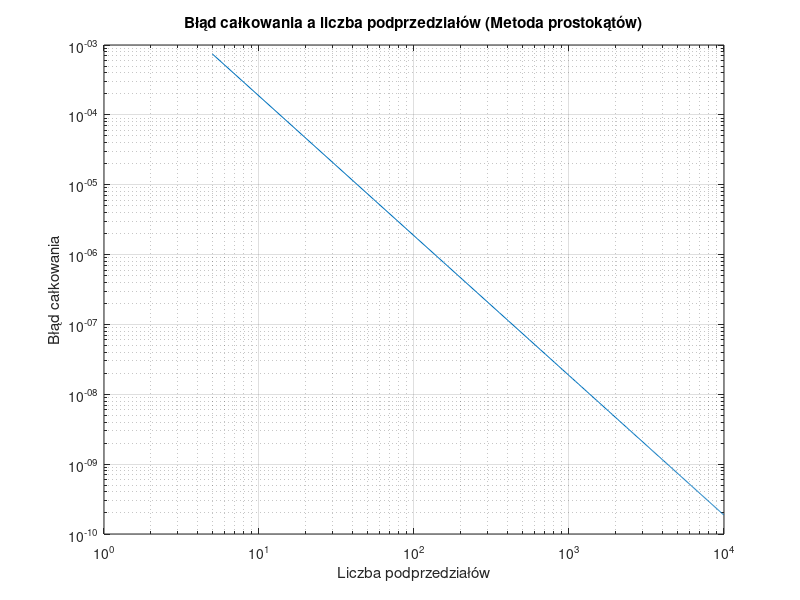

Source code (MATLAB):
function [ft_5, integral_1000, Nt, integration_error] = midpoint_rule_accuracy_evaluation()
    % Funkcja służy do numerycznego obliczania całki oznaczonej metodą prostokątów
    % (wariant z punktem środkowym) z funkcji gęstości prawdopodobieństwa awarii
    % urządzenia elektronicznego. Jej celem jest porównanie dokładności obliczeń
    % w zależności od liczby zastosowanych podprzedziałów całkowania.
    %
    % ft_5 – wartość funkcji gęstości prawdopodobieństwa obliczona dla t = 5.
    %
    % integral_1000 – przybliżona wartość całki oznaczonej na przedziale [0, 5]
    %   wyznaczona metodą prostokątów dla liczby podprzedziałów wynoszącej 1000.
    %
    % integration_error – wektor zawierający błędy bezwzględne numerycznego
    %   wyznaczenia wartości całki oznaczonej. Wartość integration_error(1,i)
    %   oznacza błąd obliczenia całki dla Nt(1,i) podprzedziałów:
    %   integration_error(1, i) = abs(integral_approximation - reference_value),
    %   gdzie reference_value to wzorcowa wartość całki.
    %
    % Nt – wektor wierszowy zawierający liczby podprzedziałów całkowania,
    %   dla których wyznaczane są przybliżenia całki i obliczany jest błąd.

    reference_value = 0.0473612919396179; % wartość wzorcowa całki

    ft_5 = failure_density_function(5);
    N = 1000; % liczba podprzedziałów całkowania
    x = linspace(0,5,N+1); % liczba punktów = liczba podprzedziałów całkowania + 1
    integral_1000 = midpoint_rule(x);

    Nt = 5:50:10^4;
    integration_error = zeros(1, length(Nt));
    
    for i = 1:length(Nt)
        x = linspace(0, 5, Nt(i)+1);
        integration_result = midpoint_rule(x);
        integration_error(1, i) = abs(integration_result - reference_value);
    end
    
    figure;
    loglog(Nt, integration_error);
    xlabel('Liczba podprzedziałów');
    ylabel('Błąd całkowania');
    title('Błąd całkowania a liczba podprzedziałów (Metoda prostokątów)');
    grid on;
end


function integral_approximation = midpoint_rule(x)
    % Oblicza przybliżoną wartość całki oznaczonej z funkcji gęstości
    % prawdopodobieństwa (failure_density_function) przy użyciu
    % metody prostokątów (ang. midpoint rule).
    %
    % x – wektor rosnących wartości określających końce przedziałów całkowania.
    %     Dla n-elementowego wektora x zdefiniowanych jest n−1 przedziałów
    %     całkowania: [x(1), x(2)], [x(2), x(3)], ..., [x(n−1), x(n)].
    %
    % integral_approximation – przybliżona wartość całki oznaczonej

    integral_approximation = 0;
    for i = 1:length(x)-1
        a = x(i);
        b = x(i+1);
        midpoint = (a + b) / 2;
        f_midpoint = failure_density_function(midpoint);
        integral_approximation = integral_approximation + f_midpoint * (b - a);
    end
end

function ft = failure_density_function(t)
    % Zwraca wartości funkcji gęstości prawdopodobieństwa wystąpienia awarii
    % urządzenia elektronicznego dla zadanych wartości czasu t.
    %
    % t – wektor wartości czasu (wyrażonych w latach), dla których obliczane
    %   są wartości funkcji gęstości prawdopodobieństwa.
    %
    % ft – wektor zawierający wartości funkcji gęstości prawdopodobieństwa
    %      odpowiadające kolejnym elementom wektora t.

    sigma = 3;
    mu = 10;
    ft = (1/(sigma*sqrt(2*pi))) * exp(-(t-mu).^2/(2*sigma^2));
end